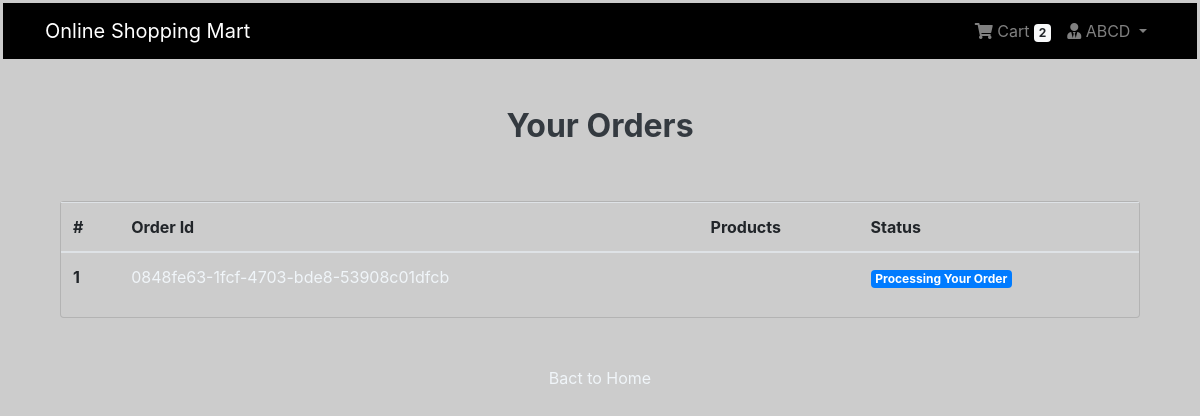
The app's page /payment/orders/ (signed in) with its own data.
### App_Login/models.py (models this page shows, shortened)
class User(AbstractBaseUser, PermissionsMixin):
    email=models.EmailField(unique = True, null = False)
    is_staff=models.BooleanField(
        gettext_lazy('staff status'),
        default = False,
        help_text = gettext_lazy("Designates whether the user can login this site")
    )
    is_active= models.BooleanField(
        gettext_lazy('active'),
        default = True,
        help_text = gettext_lazy("Designates whether this user should be treated as active. Unselect this instead of deleting accounts.")
    )
    USERNAME_FIELD = 'email'
    objects = UserManager()

class Profile(models.Model):
    user = models.OneToOneField(User, on_delete=models.CASCADE, related_name='profile')
    username = models.CharField(max_length=264, blank=True)
    full_name = models.CharField(max_length=264, blank=True)
    address_1 = models.TextField(max_length=300, blank=True)
    city = models.CharField(max_length=40, blank=True)
    zipcode = models.CharField(max_length=10, blank=True)
    country = models.CharField(max_length=50, blank=True)
    phone = models.CharField(max_length=20, blank=True)
    date_joined = models.DateTimeField(auto_now_add=True)

### App_Order/models.py (models this page shows, shortened)
class Order(models.Model):
    orderitems = models.ManyToManyField(Cart)
    user = models.ForeignKey(settings.AUTH_USER_MODEL, on_delete=models.CASCADE)
    ordered = models.BooleanField(default=False)
    created = models.DateTimeField(auto_now_add=True)
    paymentId = models.CharField(max_length=264, blank=True, null=True)
    orderId = models.CharField(max_length=200, blank=True, null=True)

### App_Payment/views.py (the view)
# urls.py: path('orders/', views.order_view, name="orders"),
@login_required
def order_view(request):
    try:
        orders = Order.objects.filter(user=request.user, ordered=True)
        context = {"orders": orders}
    except:
        messages.warning(request, "You do no have an active order")
        return redired("App_Shop:home")
    return render(request, "App_Payment/order.html", context)

### App_Order/templatetags/cart_tag.py (called while the page is built)
@register.filter
def cart_total(user):
    order = Order.objects.filter(user=user, ordered=False)
    if order.exists():
        return order[0].orderitems.count()
    else:
        return 0

### templates/App_Payment/order.html (shortened to what this page needs)
{% extends 'base.html' %}
{% block body_block %}
<div class="container mt-5">
  <h2 class="text-center"><strong>Your Orders</strong></h2>
  <div  class="row">
    <div class="col-md-12">
      <div class="card mt-5" style="height:auto;  background-color: #cccccc">
        <div class="table-responsive">
          <table class="table">
            <thead>
              <tr>
                <th scope="col">#</th>
                <th scope="col">Order Id</th>
                <th scope="col">Products</th>
                <th scope="col">Status</th>
              </tr>
            </thead>
            <tbody>
              {% for order in orders %}
              <tr>
                <th scope="row">{{ forloop.counter }}</th>
                <td><a href="#">{{ order.orderId }}</a></td>
                <td>
                </td>
                <td><span class="badge badge-primary">Processing Your Order</span></td>
              </tr>
              {% endfor %}
            </tbody>
          </table>
        </div>
      </div>
    </div>
    <div class="col-md-12 my-5 text-center">
      <a href="{% url 'App_Shop:home' %}">Bact to Home</a>
    </div>
  </div>
</div>
{% endblock %}

### templates/navbar.html (shortened to what this page needs)
{% load cart_tag %}
<nav  class="navbar navbar-expand-lg navbar-dark bg-dark">
  <div class="container">
    <a class="navbar-brand" href="{% url 'App_Shop:home' %}">Online Shopping Mart</a>
    <div class="collapse navbar-collapse" id="navbarNav">
      <ul class="navbar-nav ml-auto">
        {% if request.user.is_authenticated %}
        <li class="nav-item">
          <a href="{% url 'App_Order:cart' %}" class="nav-link">
              <i class="fa fa-shopping-cart"></i> Cart
              <span class="badge badge-light">{{ request.user | cart_total }}</span>
          </a>
        </li>
        <li class="nav-item dropdown">
          <a class="nav-link dropdown-toggle" href="#" id="navbarDropdown" role="button" data-toggle="dropdown" aria-haspopup="true" aria-expanded="false">
            <i class="fas fa-user-tie"></i> {{request.user.profile.username}}
          </a>
        </li>
        {% else %}
        <li class="nav-item">
          <a href="{% url 'App_Login:login' %}" class="btn btn-primary">Login</a>
        </li>
        {% endif %}
      </ul>
    </div>
  </div>
</nav>

### templates/base.html (style rules this page uses)
.bg-dark { background-color: #000000!important; }
body { margin: 3px; font-family: -apple-system,BlinkMacSystemFont,"Segoe UI",Roboto,"Helvetica Neue",Arial,"Noto Sans",sans-serif,"Apple Color Emoji","Segoe UI Emoji","Segoe UI Symbol","Noto Color Emoji"; font-size: 1rem; font-weight: 400; line-height: 1.5; color: #343a40; text-align: left; background-color: #cccccc; }
a { color: #f0f5f9; text-decoration: none; background-color: transparent; }
.card { height: 400px; color: #46b124; background-color: #212236; }

### records on screen
User: user|cart_total "2", user.profile.username "ABCD"
Order: orderId "0848fe63-1fcf-4703-bde8-53908c01dfcb"
